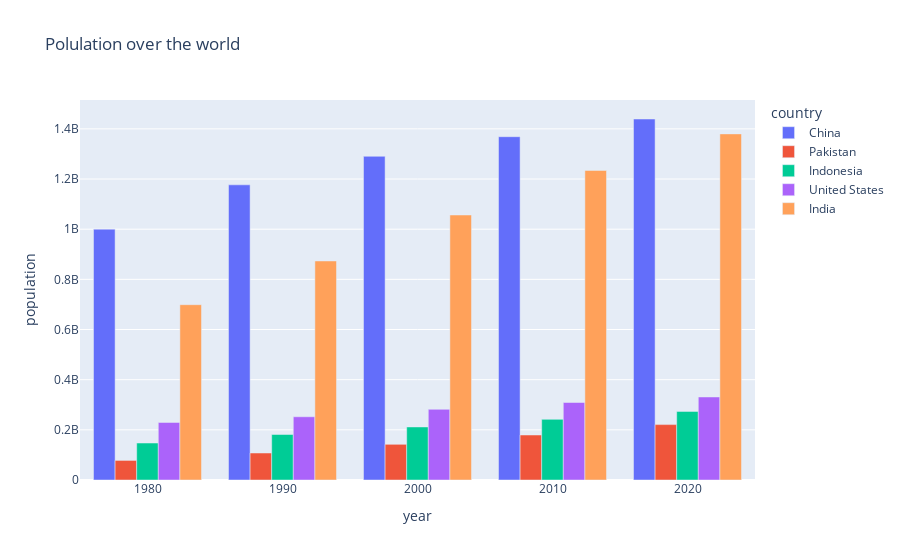

This figure's notebook cell:
### Code cell
fig = px.bar(bar,
             x= 'year',
             y = 'population',
             labels={'x' : 'year',"y" :"population", "values": 'country'},
            title = 'Polulation over the world',  
             barmode="group",
            color ="country"
            )
fig.show()

### Figure 1 — Plotly figure (JSON) as saved in the notebook; plotly's stock layout.template omitted (floating-point values rounded to 4 significant figures)
{"data": [{"alignmentgroup": "True", "hovertemplate": "country=China<br>year=%{x}<br>population=%{y}<extra></extra>", "legendgroup": "China", "marker": {"color": "#636efa", "pattern": {"shape": ""}}, "name": "China", "offsetgroup": "China", "orientation": "v", "showlegend": true, "textposition": "auto", "type": "bar", "x": [2020.0, 2010.0, 2000.0, 1990.0, 1980.0], "xaxis": "x", "y": [1439000000.0, 1369000000.0, 1291000000.0, 1177000000.0, 1000000000.0], "yaxis": "y"}, {"alignmentgroup": "True", "hovertemplate": "country=Pakistan<br>year=%{x}<br>population=%{y}<extra></extra>", "legendgroup": "Pakistan", "marker": {"color": "#EF553B", "pattern": {"shape": ""}}, "name": "Pakistan", "offsetgroup": "Pakistan", "orientation": "v", "showlegend": true, "textposition": "auto", "type": "bar", "x": [2020.0, 2010.0, 2000.0, 1990.0, 1980.0], "xaxis": "x", "y": [220900000.0, 179400000.0, 142300000.0, 107600000.0, 78050000.0], "yaxis": "y"}, {"alignmentgroup": "True", "hovertemplate": "country=Indonesia<br>year=%{x}<br>population=%{y}<extra></extra>", "legendgroup": "Indonesia", "marker": {"color": "#00cc96", "pattern": {"shape": ""}}, "name": "Indonesia", "offsetgroup": "Indonesia", "orientation": "v", "showlegend": true, "textposition": "auto", "type": "bar", "x": [2020.0, 2010.0, 2000.0, 1990.0, 1980.0], "xaxis": "x", "y": [273500000.0, 241800000.0, 211500000.0, 181400000.0, 147400000.0], "yaxis": "y"}, {"alignmentgroup": "True", "hovertemplate": "country=United States<br>year=%{x}<br>population=%{y}<extra></extra>", "legendgroup": "United States", "marker": {"color": "#ab63fa", "pattern": {"shape": ""}}, "name": "United States", "offsetgroup": "United States", "orientation": "v", "showlegend": true, "textposition": "auto", "type": "bar", "x": [2020.0, 2010.0, 2000.0, 1990.0, 1980.0], "xaxis": "x", "y": [331000000.0, 309000000.0, 281700000.0, 252100000.0, 229500000.0], "yaxis": "y"}, {"alignmentgroup": "True", "hovertemplate": "country=India<br>year=%{x}<br>population=%{y}<extra></extra>", "legendgroup": "India", "marker": {"color": "#FFA15A", "pattern": {"shape": ""}}, "name": "India", "offsetgroup": "India", "orientation": "v", "showlegend": true, "textposition": "auto", "type": "bar", "x": [2020.0, 2010.0, 2000.0, 1990.0, 1980.0], "xaxis": "x", "y": [1380000000.0, 1234000000.0, 1057000000.0, 873300000.0, 699000000.0], "yaxis": "y"}], "layout": {"barmode": "group", "legend": {"title": {"text": "country"}, "tracegroupgap": 0}, "title": {"text": "Polulation over the world"}, "xaxis": {"anchor": "y", "domain": [0, 1], "title": {"text": "year"}}, "yaxis": {"anchor": "x", "domain": [0, 1], "title": {"text": "population"}}}}
